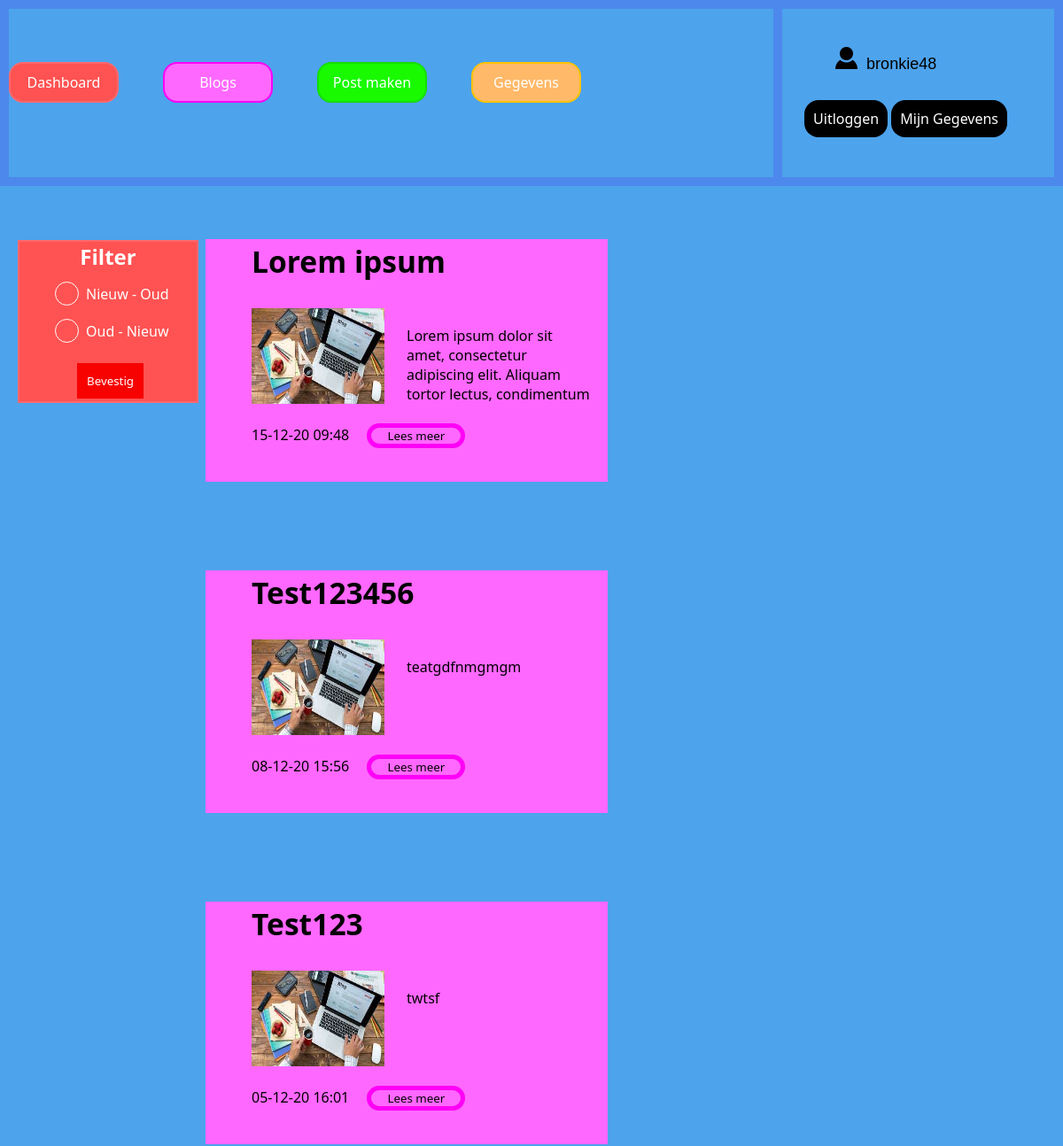
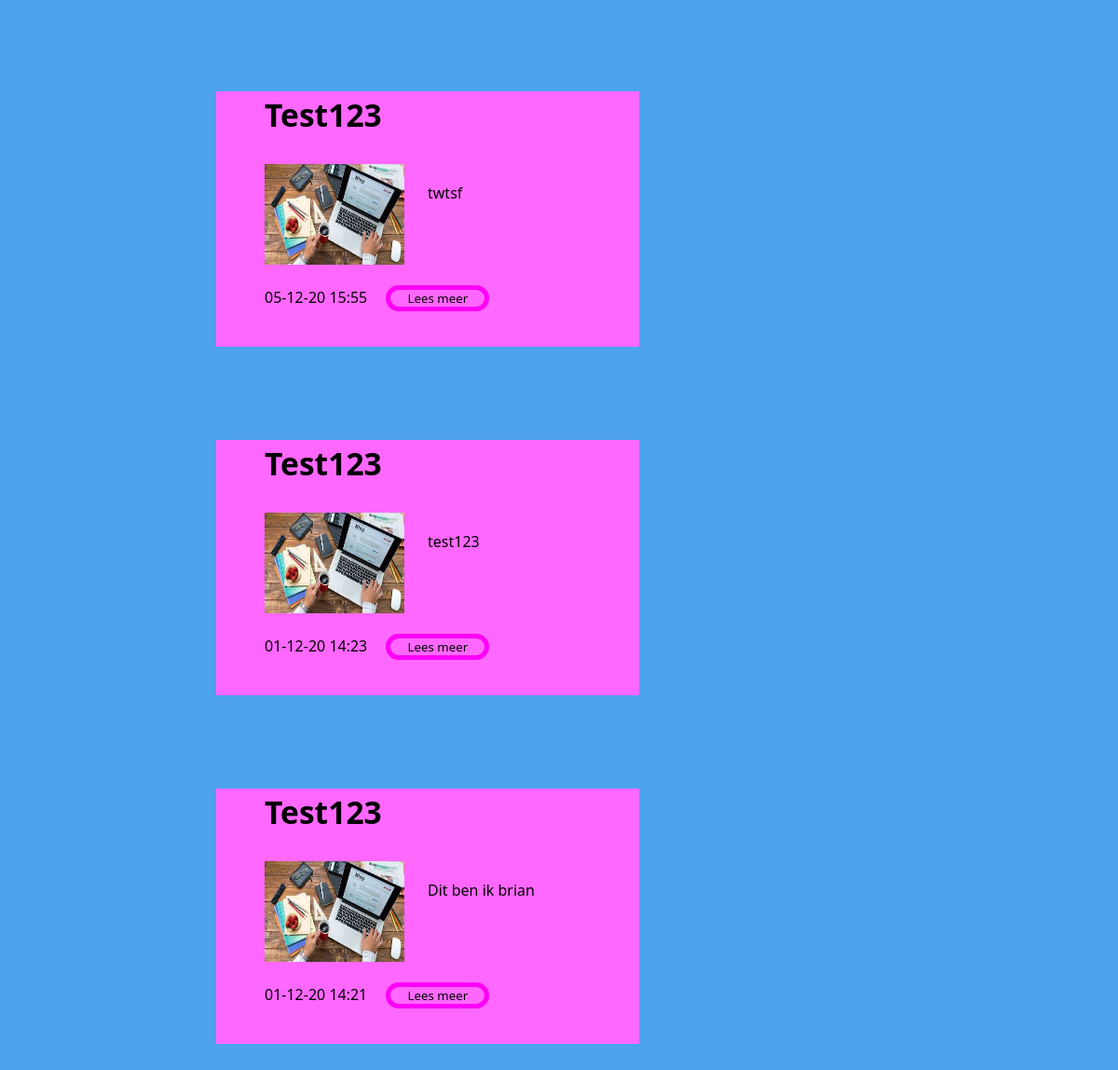
Page /blogoverview.php (signed in) on the committed database (2 pictures, top to bottom).
### tables this page shows
CREATE TABLE `blog` (
  `blogid` int(11) NOT NULL,
  `userid` int(11) DEFAULT NULL,
  `subject` varchar(255) NOT NULL,
  `image` blob NOT NULL,
  `message` varchar(60000) NOT NULL,
  `date` datetime DEFAULT CURRENT_TIMESTAMP
);

### blogoverview.php (the view, shortened to what this page needs)
<?php
require_once "PHP/database.php";
$userlogin = $_SESSION['userlogin'];
?>
<html>
    <head>
        <link rel="stylesheet" href="CSS/style.css">
        <link rel="stylesheet" href="/Blogapp/BlogappAmbitieproject/CSS/modal.css">
    </head>
    <body>
        <header>
            <div class="header-left-block">
                <div class="menu-container">
                    <div class="menu">
                        <a href="dashboard.php" class="menu-item-red">Dashboard</a>
                        <a href="blogoverview.php" class="menu-item-purple">Blogs</a>
                        <a href="blogform.php" class="menu-item-green">Post maken</a>
                        <a href="persondata.php" class="menu-item-orange">Gegevens</a>
                    </div>
                </div>
            </div>
            <div class="header-right-block">
                <div class="login-details">
                    <ul class="user-login">
                        <li><img src="/Blogapp/BlogappAmbitieProject/IMG/user.png" width="25" height="25" alt="user icon"><?php echo $userlogin;?></li>
                    </ul>
                    <div class="login-details-buttons">
                        <a href="PHP/logout.php"  class="detail-btn"> Uitloggen</a>
                        <a href="persondata.php"  class="detail-btn"> Mijn Gegevens</a>
                    </div>
                </div>
            </div>
        </header>
        <section class="metro-style-blog-overview">
            <div class="filter-blog-red">
                <h1>Filter</h1>
                <form action="" method="post" name="filterBlog">
                    <div class="filter-radio">
                        <label class="container">Nieuw - Oud
                            <span class="checkmark"></span>
                        </label>
                    </div>
                    <div class="filter-radio">
                        <label class="container">Oud - Nieuw
                            <span class="checkmark"></span>
                        </label>
                    </div>
                    <input type ="submit" class="reset-btn" value="Bevestig" name="confirm-filter">
                </form>
            </div>
            <div class="metro-style-blocks-grid">
                <?php
                if(isset($_POST['confirm-filter']))
                {
                    $filter = $_POST['filter'];
                    if($filter == "oldest")
                    {
                        $stmt=$pdo->query(" SELECT blog.blogid, blog.userid, blog.subject, blog.message, blog.image, blog.date, user.username as username
                                            FROM `blog` as blog
                                            INNER JOIN `user` as user
                                            ON user.userid = blog.userid
                                            WHERE username= '$userlogin' GROUP BY blog.date ASC");
                    }
                    else
                    {
                        $stmt=$pdo->query("SELECT blog.blogid, blog.userid, blog.subject, blog.message, blog.image, blog.date, user.username as username
                                            FROM `blog` as blog
                                            INNER JOIN `user` as user
                                            ON user.userid = blog.userid
                                            WHERE username= '$userlogin' GROUP BY blog.date DESC");
                    }
                }
                else
                {
                    $stmt=$pdo->query("SELECT blog.blogid, blog.userid, blog.subject, blog.message, blog.image, blog.date, user.username as username
                                        FROM `blog` as blog
                                        INNER JOIN `user` as user
                                        ON user.userid = blog.userid
                                        WHERE username= '$userlogin' GROUP BY blog.date DESC");
                }
                    while($row=$stmt->fetch())
                    {
                ?>
                <div class="metro-block-purple">
                    <h1>
                        <?php
                            $subject = ucfirst($row['subject']);
                            echo $subject;
                        ?>
                    </h1>
                    <div class="blog-image">
                        <?php
                            $image = $row['image'];
                            if(!$image){
                                echo '<img src="/Blogapp/BlogappAmbitieProject/IMG/blog.jpg" alt="blog-image"/>';
                            }
                            else{
                                echo '<img src="/Blogapp/BlogappAmbitieProject/IMG/blog.jpg" alt="blog-image"/>';
                            }
                        ?>
                    </div>
                    <div class="blog-message">
                        <p>
                            <?php echo $row['message']?>
                        </p>
                    </div>
                    <div class="blog-date">
                        <p>
                            <?php echo date('d-m-y H:i', strtotime( $row['date']));?>
                            <button class="blog-btn" data-target="simpleModal_<?php echo $row['blogid']?>" data-toggle="modal">Lees meer</button>
                        </p>
                    </div>
                </div>
                <?php
                    }
                ?>
        </section>
    </body>
</html>

### CSS/style.css (style rules this page uses)
* { margin: 0; font-family: 'Segoe UI', Tahoma, Geneva, Verdana, sans-serif; }
body { background-color: #4DA3EC; }
.reset-btn { background-color: #F80101; border: 1px solid #F20000; padding: 10px; color: #fff; }
.blog-btn { background-color: #FF68FF; border: 5px solid #FF00F7; padding: 0 18px; border-radius: 2em; text-decoration: none; color: #000; }
.detail-btn { background-color: black; color: #fff; padding: 10px; text-decoration: none; border-radius: 1em; }
header { display: flex; height: 220px; width: 100%; background-color: #4DA3EC; overflow:hidden; }
.header-left-block { border: 10px solid #4D88EC; height: 190px; float: left; width: calc(100% - 300px); }
.header-right-block { width: 320px; float: right; height: 190px; border: 10px solid #4D88EC; border-left: 0px; }
.menu-container { margin: 60px 19px 0 0; display: block; }
.menu { width: 80%; list-style-type: none; display: inline-flex; }
.menu a { color: #fff; text-decoration: none; text-align: center; min-width: 100px; padding: 10px; }
.menu-item-red { background-color: #FF5252; margin: 0 50px 0px 0; border: 2px solid #FF686D; border-radius: 1em; padding: 3px 5px; }
.menu-item-purple { background-color: #FF68FF; margin: 0 50px 0px 0; border: 2px solid #FF00F7; border-radius: 1em; padding: 3px 5px; }
.menu-item-green { background-color: #19FA00; margin: 0 50px 0px 0; border: 2px solid #16DD00; border-radius: 1em; padding: 3px 5px; }
.menu-item-orange { background-color: #FFB968; margin: 0; border: 2px solid #FFC300; border-radius: 1em; padding: 3px 5px; }
.login-details { display: block; margin: 43 10px; }
.login-details-buttons { margin: 40px 10px 0px 15px; }
.user-login { list-style-type: none; }
.user-login li { font-family: Arial, Helvetica, sans-serif; font-size: large; }
.user-login li img { mix-blend-mode: multiply; margin: 0 10px; }
.metro-style-blocks-grid { position: absolute; left: 11%; text-align: center; display: inline-flex; margin: 0 50px; flex-direction: row; flex-wrap: wrap; }
.metro-style-blocks-grid h1, .metro-style-blocks-grid p { color: #000; text-align: left; margin: 0 50px; }
.metro-style-blocks-grid h1 { font-size: 2.1em }
.metro-style-blocks-grid .blog-message p { margin: 30px 0; }
.metro-block-purple { text-decoration: none; color: #fff; margin: 50px; min-width: 450px; min-height: 270px; border: 2px solid #FF68FF; background-color: #FF68FF; background-image: url(../IMG/message-icon.png); background-repeat: no-repeat; background-size: auto; background-position: center; }
.metro-style-blocks-grid .metro-block-purple { background-image: none; }
.metro-style-blog-overview { display: flex; flex-direction: row; }
.filter-blog-red { border: 2px solid #FF686D; background-color: #FF5252; margin: 51px 20px; width: 200px; height: 180px; color: #fff; }
.filter-blog-red .reset-btn { margin: 10px 0px 0px 65px; }
.filter-blog-red h1 { text-align: center; }
.filter-radio { margin: 10px 40px; padding: 5px 0; }
.container { display: block; position: relative; padding-left: 35px; width: 100px; cursor: pointer; }
.checkmark { position: absolute; top: -3px; left: 0; height: 25px; width: 25px; background-color: #FF5252; border: 0.1em solid #fff; border-radius: 50%; }
.checkmark:after { content: ""; position: absolute; display: none; }
.container .checkmark:after { top: 9px; left: 9px; width: 8px; height: 8px; border-radius: 50%; background: white; }
.blog-image { font-family: 'Franklin Gothic Medium', 'Arial Narrow', Arial, sans-serif; float: left; margin: 30px 25px 0 50px; }
.blog-image img { max-width: 150px; min-height: 108px; }
.blog-message { overflow: hidden; max-width: 210px; text-align: left; height: 120px; margin: 20px 0; }
.blog-date { display: flex; }
.blog-date .blog-btn { margin-left: 16px; }

### rows in the picture
blog: subject "Lorem ipsum", message "Lorem ipsum dolor sit amet, consectetur adipiscing elit. Aliquam tortor lectus, condimentum…", date "15-12-20 09:48"
blog: subject "Test123456", message "teatgdfnmgmgm", date "08-12-20 15:56"
blog: subject "Test123", message "twtsf", date "05-12-20 16:01"
blog: subject "Test123", message "twtsf", date "05-12-20 15:55"
blog: subject "Test123", message "test123", date "01-12-20 14:23"
blog: subject "Test123", message "Dit ben ik brian", date "01-12-20 14:21"

### other values in the picture
$userlogin "bronkie48"
